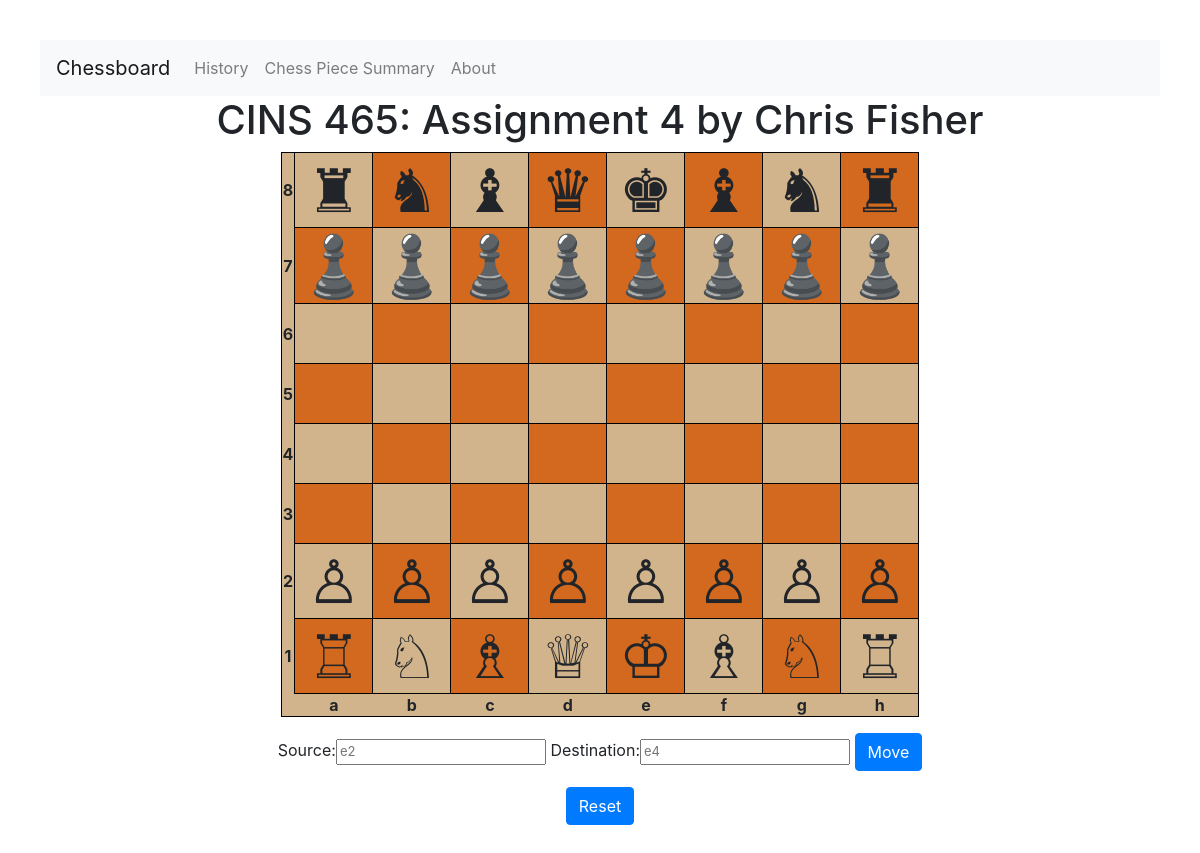
The page / on the database its author committed.
### app1/models.py (models this page shows)
class Board(models.Model):
    Source = models.CharField(max_length=2, primary_key=True)
    Destination = models.CharField(max_length=6)

### app1/views.py (the view, shortened to what this page needs)
# urls.py: 2. Add a URL to urlpatterns:  path('', views.home, name='home')
def home(request):
    if(Board.objects.all().count() == 0):
        reset(request)
    if(request.method == 'GET' and 'Reset' in request.GET):
        reset(request)
    column_labels = ['0', 'a', 'b', 'c', 'd', 'e', 'f', 'g', 'h']
    page_data = {"rows": [], "chess_form": ChessForm}
    for row in range(1,9):
        row_data = {}
        for col in range(1,10):#2,10
            id="{}{}".format(column_labels[col-1],9-row)
            try:
                record = Board.objects.get(Source=id)
                row_data[id] = record.Destination
            except Board.DoesNotExist:
                    row_data[id] = "&nbsp"
        page_data.get("rows").append(row_data)
    return render(request, 'app1/home.html', page_data)

### templates/app1/home.html (shortened to what this page needs)
<html>
<head>
  {% include "bootstrap.html" %}
  {% load static %}
  <link rel="stylesheet" href="{%static 'chessboard.css' %}"/>
</head>
<body>
  {% include "navigation.html" %}
  <div>
    <h1>CINS 465: Assignment 4 by Chris Fisher</h1>
  </div>
  <table>
    {% for row in rows %}
    <tr>
      {% for Source,Destination in row.items %}
      {% autoescape off %}
      {% if forloop.first %}
      <th>
        {{Destination}}
      </th>
      {% else %}
      <td id="{{Source}}">
        {{Destination}}
      </td>
      {% endif %}
      {% endautoescape %}
      {% endfor %}
    </tr>
    {% endfor %}
    <tr>
      <th></th><th>a</th><th>b</th><th>c</th><th>d</th><th>e</th><th>f</th><th>g</th><th>h</th>
    </tr>
  </table>
  <div class="container" align="center">
    <form method="post">{% csrf_token %}
      {{chess_form.as_table}}
      <button type="submit" class="btn btn-primary" name = "Move">Move</button>
    </form>
    <form method="get">
      <button type="submit" class="btn btn-primary" name = "Reset">Reset</button>
    </form>
  </div>
<body/>
</html>

### templates/bootstrap.html (shortened to what this page needs)
<link rel="stylesheet" href="https://stackpath.bootstrapcdn.com/bootstrap/4.4.1/css/bootstrap.min.css">

### templates/navigation.html
<nav class="navbar navbar-expand-lg navbar-light bg-light">
  <a class="navbar-brand" href="/">Chessboard</a>
  <div class="collapse navbar-collapse" id="navbarSupportedContent">
    <ul class="navbar-nav mr-auto">
      <li class="nav-item">
        <a class="nav-link" href="/history">History</a>
      </li>
      <li class="nav-item">
        <a class="nav-link" href="/rules">Chess Piece Summary</a>
      </li>
      <li class="nav-item">
        <a class="nav-link" href="/about">About</a>
      </li>
  </div>
</nav>

### static/chessboard.css (style rules this page uses)
body { padding: 40px; }
table { margin: auto; background: tan; border: 1px solid black; }
td { width: 60px; height: 60px; border: 1px solid black; font-size: 60px; text-align: center; }
tr:nth-child(even) td:nth-child(even), tr:nth-child(odd) td:nth-child(odd) { background: chocolate; }
th { text-align:center; }
div { text-align:center; }

### rows shown on the page
Board: row "♜"
Board: row "♞"
Board: row "♝"
Board: row "♛"
Board: row "♚"
Board: row "♝"
Board: row "♞"
Board: row "♜"
Board: row "♟"
Board: row "♟"
Board: row "♟"
Board: row "♟"
Board: row "♟"
Board: row "♟"
Board: row "♟"
Board: row "♟"
Board: row "♙"
Board: row "♙"
Board: row "♙"
Board: row "♙"
Board: row "♙"
Board: row "♙"
Board: row "♙"
Board: row "♙"
Board: row "♖"
Board: row "♘"
Board: row "♗"
Board: row "♕"
Board: row "♔"
Board: row "♗"
Board: row "♘"
Board: row "♖"

### other values the page prints
{{ Destination }} "8" "7" "6" "5" "4" "3" "2" "1"
